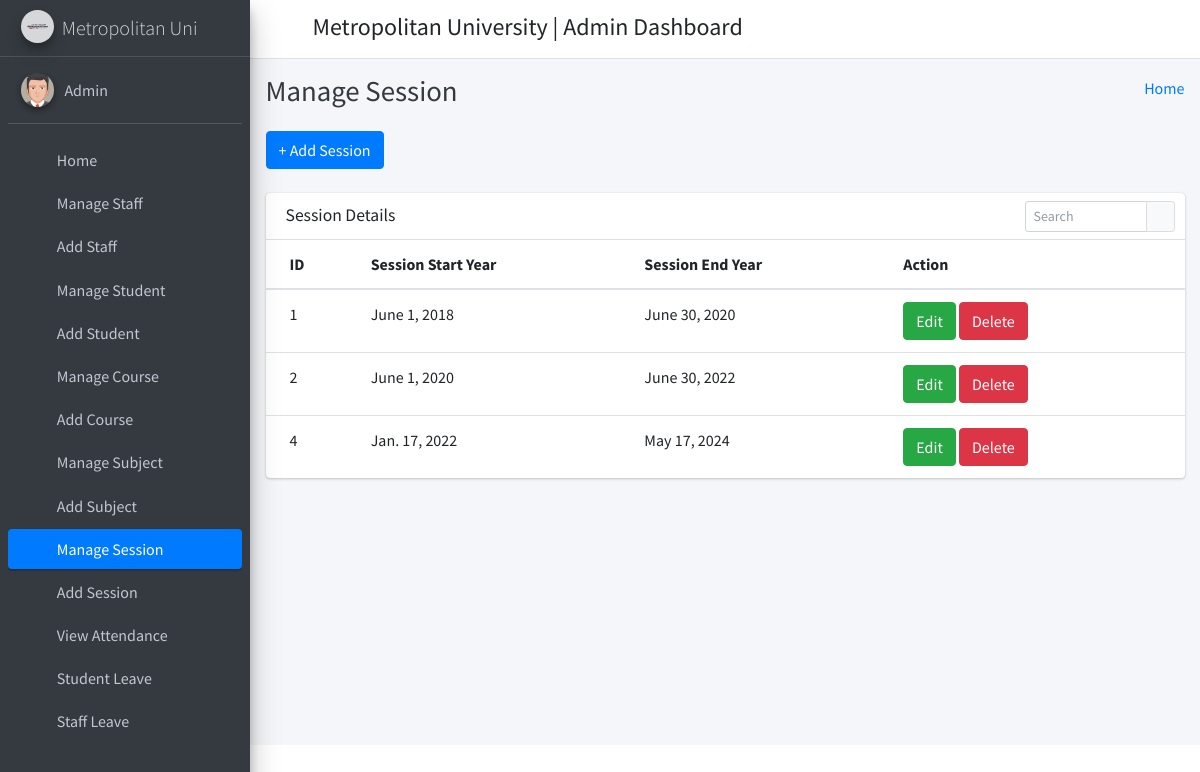
The page /manage_session/ (signed in) on the database its author committed.
### student_management_app/models.py (models this page shows)
class CustomUser(AbstractUser):
    user_type_data = ((1, "HOD"), (2, "Staff"), (3, "Student"))
    user_type = models.CharField(default=1, choices=user_type_data, max_length=10)

class SessionYearModel(models.Model):
    id = models.AutoField(primary_key=True)
    session_start_year = models.DateField()
    session_end_year = models.DateField()
    objects = models.Manager()

### student_management_app/HodViews.py (the view)
# urls.py: path('manage_session/', HodViews.manage_session, name="manage_session"),
def manage_session(request):
    session_years = SessionYearModel.objects.all()
    context = {
        "session_years": session_years
    }
    return render(request, "hod_template/manage_session_template.html", context)

### student_management_app/LoginCheckMiddleWare.py (called while the page is built, shortened)
    def process_view(self, request, view_func, view_args, view_kwargs):
        modulename = view_func.__module__
        user = request.user
        if user.is_authenticated:
            if user.user_type == "1":
                if modulename == "student_management_app.HodViews":
                    pass
                elif modulename == "student_management_app.views" or modulename == "django.views.static":
                    pass
                else:
                    return redirect("admin_home")
            else:
                return redirect("login")
        else:
            if request.path == reverse("login") or request.path == reverse("doLogin"):
                pass
            else:
                return redirect("login")

### student_management_app/templates/hod_template/manage_session_template.html (shortened to what this page needs)
{% extends 'hod_template/base_template.html' %}
{% block page_title %}
    Manage Session
{% endblock page_title %}
{% block main_content %}
{% load static %}
<section class="content">
        <div class="container-fluid">
            <a class="btn btn-primary" href="{% url 'add_session' %}" role="button">+ Add Session</a> <br/>&nbsp;
            <div class="row">
                <div class="col-md-12">
                    <div class="card">
                        <div class="card-header">
                            <h3 class="card-title">Session Details</h3>
                            <div class="card-tools">
                            <div class="input-group input-group-sm" style="width: 150px;">
                                <input type="text" name="table_search" class="form-control float-right" placeholder="Search">
                                <div class="input-group-append">
                                <button type="submit" class="btn btn-default"><i class="fas fa-search"></i></button>
                                </div>
                            </div>
                            </div>
                        </div>
                        <div class="card-body table-responsive p-0">
                            <table class="table table-hover text-nowrap">
                            <thead>
                                <tr>
                                <th>ID</th>
                                <th>Session Start Year</th>
                                <th>Session End Year</th>
                                <th>Action</th>
                                </tr>
                            </thead>
                            <tbody>
                                {% for session_year in session_years %}
                                <tr>
                                <td>{{ session_year.id }}</td>
                                <td>{{ session_year.session_start_year }}</td>
                                <td>{{ session_year.session_end_year }}</td>
                                <td>
                                    <a href="{% url 'edit_session' session_year.id %}" class="btn btn-success">Edit</a>
                                    <a href="{% url 'delete_session' session_year.id %}" class="btn btn-danger">Delete</a>
                                </td>
                                </tr>
                                {% endfor %}
                            </tbody>
                            </table>
                        </div>
                        </div>
                </div>
            </div>
        </div>
      </section>
  {% endblock main_content %}

### student_management_app/templates/hod_template/sidebar_template.html
{% load static %}
<aside class="main-sidebar sidebar-dark-primary elevation-4">
      <a href="{% url 'admin_home' %}" class="brand-link">
        <img src="{% static 'dist/img/mulogo.jpg' %}" alt="AdminLTE Logo" class="brand-image img-circle elevation-3"
            style="opacity: .8">
        <span class="brand-text font-weight-light">Metropolitan Uni</span>
      </a>
      <div class="sidebar">
        <div class="user-panel mt-3 pb-3 mb-3 d-flex">
          <div class="image">
            <img src="{% static 'dist/img/user2-160x160.jpg' %}" class="img-circle elevation-2" alt="User Image">
          </div>
          <div class="info">
            <a href="{% url 'admin_profile' %}" class="d-block">{{ user.first_name }} {{ user.last_name }}</a>
          </div>
        </div>
        <nav class="mt-2">
          <ul class="nav nav-pills nav-sidebar flex-column" data-widget="treeview" role="menu" data-accordion="false">
            <li class="nav-item">
              {% url 'admin_home' as admin_home %}
              <a href="{{ admin_home }}" class="nav-link {% if request.path == admin_home %} active {% endif %}">
                <i class="nav-icon fas fa-tachometer-alt"></i>
                <p>
                  Home
                </p>
              </a>
            </li>
            <li class="nav-item">
              {% url 'manage_staff' as manage_staff %}
              {% url 'edit_staff' staff_id=id as edit_staff %}
              <a href="{{ manage_staff }}" class="nav-link {% if request.path == manage_staff %} active {% endif %} {% if request.path == edit_staff %} active {% endif %}">
                <i class="nav-icon fas fa-chalkboard-teacher"></i>
                <p>
                  Manage Staff
                </p>
              </a>
            </li>
            <li class="nav-item">
              {% url 'add_staff' as add_staff %}
              <a href="{{ add_staff }}" class="nav-link {% if request.path == add_staff %} active {% endif %}">
                <i class="nav-icon fas fa-th"></i>
                <p>
                  Add Staff
                </p>
              </a>
            </li>
            <li class="nav-item">
              {% url 'manage_student' as manage_student %}
              {% url 'edit_student' student_id=id as edit_student %}
              <a href="{{ manage_student }}" class="nav-link {% if request.path == manage_student %} active {% endif %} {% if request.path == edit_student %} active {% endif %}">
                <i class="nav-icon fas fa-user-graduate"></i>
                <p>
                  Manage Student
                </p>
              </a>
            </li>
            <li class="nav-item">
              {% url 'add_student' as add_student %}
              <a href="{{ add_student }}" class="nav-link {% if request.path == add_student %} active {% endif %}">
                <i class="nav-icon fas fa-th"></i>
                <p>
                  Add Student
                </p>
              </a>
            </li>
            <li class="nav-item">
              {% url 'manage_course' as manage_course %}
              {% url 'edit_course' course_id=id as edit_course %}
              <a href="{{ manage_course }}" class="nav-link {% if request.path == manage_course %} active {% endif %} {% if request.path == edit_course %} active {% endif %}">
                <i class="nav-icon fas fa-chalkboard"></i>
                <p>
                  Manage Course
                </p>
              </a>
            </li>
            <li class="nav-item">
            {% url 'add_course' as add_course %}
              <a href="{{ add_course }}" class="nav-link {% if request.path == add_course %} active {% endif %}">
                <i class="nav-icon fas fa-th"></i>
                <p>
                  Add Course
                </p>
              </a>
            </li>
            <li class="nav-item">
              {% url 'manage_subject' as manage_subject %}
              {% url 'edit_subject' subject_id=id as edit_subject %}
              <a href="{{ manage_subject }}" class="nav-link {% if request.path == manage_subject %} active {% endif %} {% if request.path == edit_subject %} active {% endif %}">
                <i class="nav-icon fas fa-book"></i>
                <p>
                  Manage Subject
                </p>
              </a>
            </li>
            <li class="nav-item">
              {% url 'add_subject' as add_subject %}
              <a href="{{ add_subject }}" class="nav-link {% if request.path == add_subject %} active {% endif %}">
                <i class="nav-icon fas fa-th"></i>
                <p>
                  Add Subject
                </p>
              </a>
            </li>
            <li class="nav-item">
              {% url 'manage_session' as manage_session %}
              {% url 'edit_session' session_id=id as edit_session %}
              <a href="{{ manage_session }}" class="nav-link {% if request.path == manage_session %} active {% endif %} {% if request.path == edit_session %} active {% endif %}">
                <i class="nav-icon fas fa-graduation-cap"></i>
                <p>
                  Manage Session
                </p>
              </a>
            </li>
            <li class="nav-item">
              {% url 'add_session' as add_session %}
              <a href="{{ add_session }}" class="nav-link {% if request.path == add_session %} active {% endif %}">
                <i class="nav-icon fas fa-th"></i>
                <p>
                  Add Session
                </p>
              </a>
            </li>
            <li class="nav-item">
              {% url 'admin_view_attendance' as admin_view_attendance %}
              <a href="{{ admin_view_attendance }}" class="nav-link {% if request.path == admin_view_attendance %} active {% endif %}">
                <i class="nav-icon fas fa-calendar-alt"></i>
                <p>
                  View Attendance
                </p>
              </a>
            </li>
            <li class="nav-item">
              {% url 'student_leave_view' as student_leave_view %}
              <a href="{{ student_leave_view }}" class="nav-link {% if request.path == student_leave_view %} active {% endif %}">
                <i class="nav-icon fas fa-th"></i>
                <p>
                  Student Leave
                </p>
              </a>
            </li>
            <li class="nav-item">
              {% url 'staff_leave_view' as staff_leave_view %}
              <a href="{{ staff_leave_view }}" class="nav-link {% if request.path == staff_leave_view %} active {% endif %}">
                <i class="nav-icon fas fa-th"></i>
                <p>
                  Staff Leave
                </p>
              </a>
            </li>
          </ul>
        </nav>
      </div>
    </aside>

### rows shown on the page
CustomUser: first_name "Admin"
SessionYearModel: id "1", session_start_year "June 1, 2018", session_end_year "June 30, 2020"
SessionYearModel: id "2", session_start_year "June 1, 2020", session_end_year "June 30, 2022"
SessionYearModel: id "4", session_start_year "Jan. 17, 2022", session_end_year "May 17, 2024"
